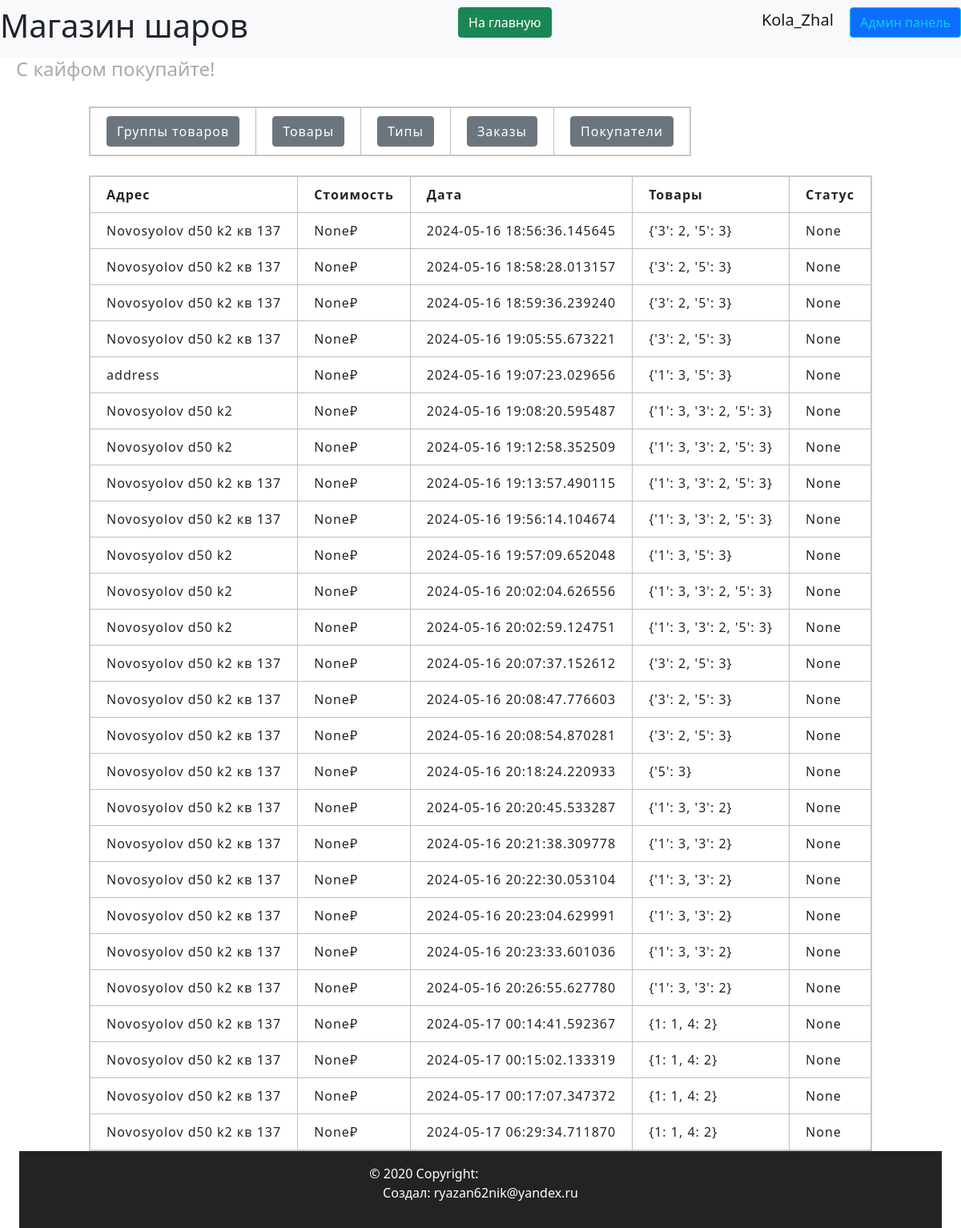
Page /admin/orders (signed in) on the earlier database version.
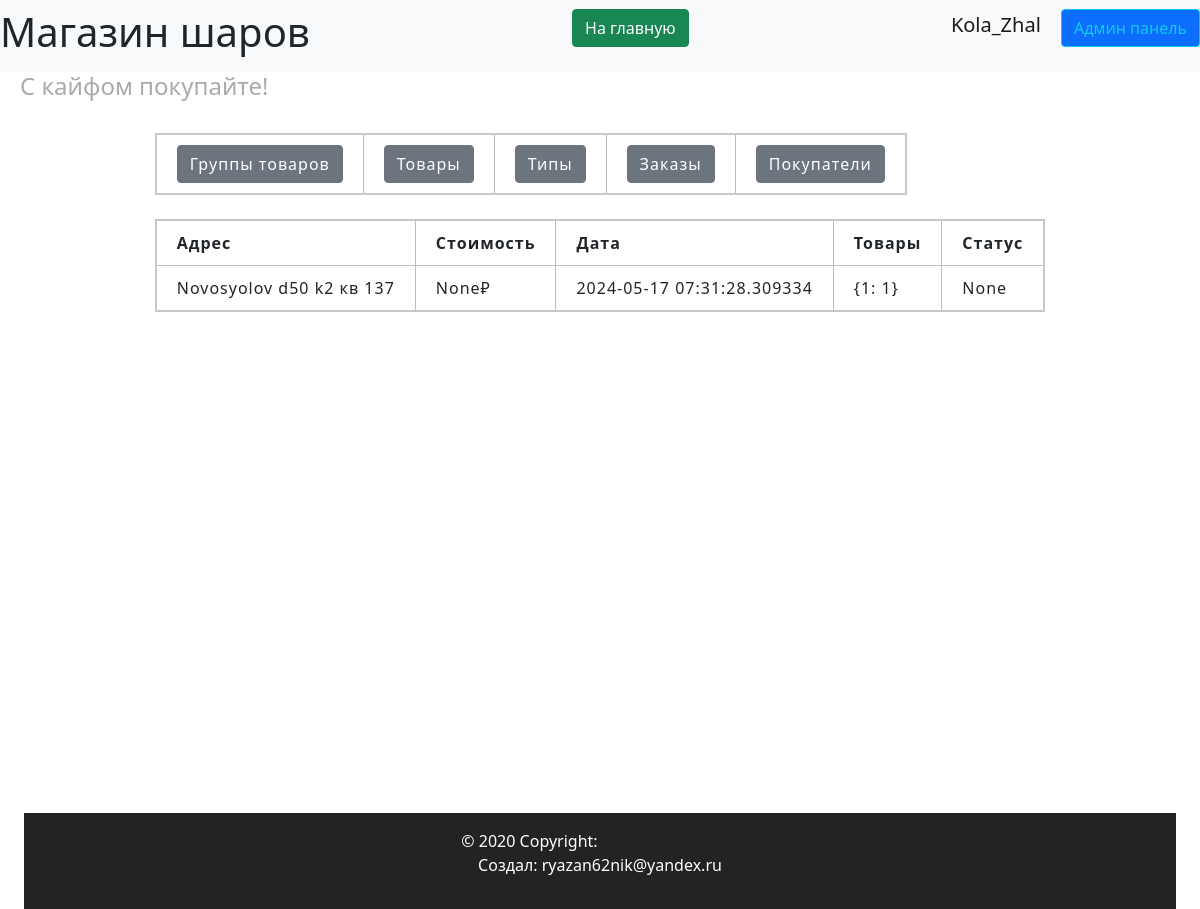
Same page on the later database version.
### data/users.py (models this page shows, shortened)
class User(SqlAlchemyBase, UserMixin, SerializerMixin):
    __tablename__ = 'users'
    id = sqlalchemy.Column(sqlalchemy.Integer,
                           primary_key=True, autoincrement=True)
    name = sqlalchemy.Column(sqlalchemy.String, nullable=True)
    tel = sqlalchemy.Column(sqlalchemy.String, nullable=True)
    email = sqlalchemy.Column(sqlalchemy.String,
                              index=True, unique=True, nullable=True)
    hashed_password = sqlalchemy.Column(sqlalchemy.String, nullable=True)
    created_date = sqlalchemy.Column(sqlalchemy.DateTime,
                                     default=datetime.datetime.now)
    basket = sqlalchemy.Column(sqlalchemy.String, default='{}')
    admin = sqlalchemy.Column(sqlalchemy.Boolean, default=False)
    tg_id = sqlalchemy.Column(sqlalchemy.String, nullable=True)
    confirmed = sqlalchemy.Column(sqlalchemy.Boolean, default=False)
    address = sqlalchemy.Column(sqlalchemy.String, nullable=True)
    orders = orm.relationship("Order", back_populates='user')

### data/orders.py (models this page shows)
class Order(SqlAlchemyBase):
    __tablename__ = 'orders'
    id = sqlalchemy.Column(sqlalchemy.Integer,
                           primary_key=True, autoincrement=True)
    address = sqlalchemy.Column(sqlalchemy.String, nullable=True)
    cost = sqlalchemy.Column(sqlalchemy.Integer, nullable=True)
    created_date = sqlalchemy.Column(sqlalchemy.DateTime,
                                     default=datetime.datetime.now)
    is_cost = sqlalchemy.Column(sqlalchemy.Boolean, default=False)
    content = sqlalchemy.Column(sqlalchemy.String)
    status = sqlalchemy.Column(sqlalchemy.String, nullable=True)
    data = sqlalchemy.Column(sqlalchemy.String, nullable=True)
    how_pay = sqlalchemy.Column(sqlalchemy.Integer, nullable=True)
    user_id = sqlalchemy.Column(sqlalchemy.Integer,
                                sqlalchemy.ForeignKey("users.id"))
    to_date = sqlalchemy.Column(sqlalchemy.DateTime,
                                nullable=True)
    user = orm.relationship('User')

### server.py (the view)
@app.route('/admin/orders', methods=['GET', 'POST'])
@login_required
def admin_orders():
    if current_user.admin:
        db_sess = db_session.create_session()
        orders = db_sess.query(Order).all()
        return render_template('pages/admin_orders.html', title='Админ панель',
                               orders=orders)

### data/db_session.py (called while the page is built)
def create_session() -> Session:
    global __factory
    return __factory()

### server.py (called while the page is built)
@login_manager.user_loader
def load_user(user_id):
    db_sess = db_session.create_session()
    return db_sess.query(User).get(user_id)

### templates/pages/admin_orders.html
{% extends "pages/base_admin.html" %}
{% block admincontent %}
<br>
<div>
    <table>
        <tr>
            <th>Адрес</th>
            <th>Стоимость</th>
            <th>Дата</th>
            <th>Товары</th>
            <th>Статус</th>
        </tr>
        {% for order in orders %}
        <tr>
            <td>{{ order.address }}</td>
            <td>{{ order.cost }}₽</td>
            <td>{{ order.created_date }}</td>
            <td>{{ order.content }}</td>
            <td>{{ order.status }}</td>
        </tr>
        {% endfor %}
    </table>
</div>
{% endblock %}

### templates/pages/base_admin.html
{% extends "base.html" %}
{% block content %}
<br>
<div>
    <table>
        <tr>
            <th><a href="/admin/productsgroups" class="btn btn-secondary">Группы товаров</a></th>
            <th><a href="/admin/products" class="btn btn-secondary">Товары</a></th>
            <th><a href="/admin/types" class="btn btn-secondary">Типы</a></th>
            <th><a href="/admin/orders" class="btn btn-secondary">Заказы</a></th>
            <th><a href="/admin/users" class="btn btn-secondary">Покупатели</a></th>
        </tr>
    </table>
</div>
<div>
    {% block admincontent %}{% endblock %}
</div>
{% endblock %}

### templates/base.html (shortened to what this page needs)
<!doctype html>
<html lang="ru">
<head>
    <link rel="stylesheet" href="{{ url_for('static', filename='css/bootstrap.min.css') }}">
    <link rel="stylesheet" href="{{ url_for('static', filename='css/header.css') }}">
    <link rel="stylesheet" href="{{ url_for('static', filename='css/footer.css') }}">
    <link rel="stylesheet" href="{{ url_for('static', filename='css/style.css') }}">
    <link rel="stylesheet" href="{{ url_for('static', filename='css/mystyle.css') }}">
</head>
<body>
{% include 'includes/header.html' %}
<div class="container">
    <main>
        {% block content %}
        {% endblock %}
    </main>
    {% include 'includes/footer.html' %}
</div>
</body>
</html>

### templates/includes/header.html
<header>
    <nav class="navbar navbar-light bg-light">
        <h1> Магазин шаров</h1>
        <p align="right">
            <a href="/index" class="btn btn-success"> На главную </a>
        </p>
        {% if current_user.is_authenticated %}
        <p align="right">
            <a class="navbar-brand" href="/logout">{{ current_user.name }}</a>
            {% if current_user.admin%}
            <a class="btn btn-primary btn btn-outline-info mr-2" href="/admin/products">Админ панель</a>
            {% endif %}
            {% else %}
        <p align="right">
            <a class="btn btn-primary " href="/register">Зарегистрироваться</a>
            <a class="btn btn-success" href="/login">Войти</a>
        </p>
        {% endif %}
    </nav>
    <h4 align="left">С кайфом покупайте!</h4>
</header>

### templates/includes/footer.html
<footer class="bg-body-tertiary text-center text-lg-start">
  <div class="text-center p-3">
    © 2020 Copyright:
    <a class="text-body" href="https://mdbootstrap.com/">MDBootstrap.com</a>
    <p>Создал: ryazan62nik@yandex.ru</p>
  </div>
</footer>

### static/css/header.css (style rules this page uses)
:root { --main-color: #0179FA; --second-color: white; }

### static/css/footer.css (style rules this page uses)
:root { --main-color: #111111; --second-color: white; }
footer { background-color: var(--main-color); }

### static/css/style.css (style rules this page uses)
:root { --main-color: #0179FA; --second-color: #ffffff; --thirdly_color: #629ee3; }
body { background-color: var(--second-color); }

### static/css/mystyle.css (style rules this page uses)
html { --firstly-color: white; --secondary-color: rgba(91, 82, 212, 0.837); --thirdly-color: rgb(99, 96, 105); --fourly-color: rgb(144, 182, 242); --black: rgb(35, 35, 35); --dark-blue: #12191D; --white: #FFFFFF; --green: #33FF00; --caribbean: #00E197; --light-green: #8EEF8C; --turquoise: #12EEFF; --pink: #F053D5; --red: #FE785A; --gray-900: #0C1114; --gray-700: #242A2C; --gray-650: #495257; --gray-600: #424B4F; --gray-500: #495257; --gray-300: #8D979E; --gray-200: #ACB4B9; --gray-150: #AEB6BB; --gray-100: #EEF1F3; --gray-50: #F6F8F9; }
h4 { padding-left: 20px; color: #aaaaaa; }
table { border-collapse: collapse; border: 2px solid rgb(200, 200, 200); letter-spacing: 1px; }
td, th { border: 1px solid rgb(190, 190, 190); padding: 10px 20px; }
footer { clear: both; padding: 0; background: var(--black); color: #FFFFFF; overflow: hidden; min-width: 100; }
.container { display: flex; flex-direction: column; min-height: 100vh; min-width: 98vw; justify-content: space-evenly; }
main { flex: 1; max-width: 98vw; justify-content: center; display: block; margin: 0 auto; text-align: left; }
body { margin: 0; padding: 0; text-align: center; }

Differences in the rows shown:
removed Order: address "Novosyolov d50 k2 кв 137", cost "None", created_date "2024-05-16 18:58:28.013157", content "{'3': 2, '5': 3}", status "None"
removed Order: address "Novosyolov d50 k2 кв 137", cost "None", created_date "2024-05-16 18:59:36.239240", content "{'3': 2, '5': 3}", status "None"
removed Order: address "Novosyolov d50 k2 кв 137", cost "None", created_date "2024-05-16 19:05:55.673221", content "{'3': 2, '5': 3}", status "None"
removed Order: address "address", cost "None", created_date "2024-05-16 19:07:23.029656", content "{'1': 3, '5': 3}", status "None"
removed Order: address "Novosyolov d50 k2", cost "None", created_date "2024-05-16 19:08:20.595487", content "{'1': 3, '3': 2, '5': 3}", status "None"
removed Order: address "Novosyolov d50 k2", cost "None", created_date "2024-05-16 19:12:58.352509", content "{'1': 3, '3': 2, '5': 3}", status "None"
removed Order: address "Novosyolov d50 k2 кв 137", cost "None", created_date "2024-05-16 19:13:57.490115", content "{'1': 3, '3': 2, '5': 3}", status "None"
removed Order: address "Novosyolov d50 k2 кв 137", cost "None", created_date "2024-05-16 19:56:14.104674", content "{'1': 3, '3': 2, '5': 3}", status "None"
removed Order: address "Novosyolov d50 k2", cost "None", created_date "2024-05-16 19:57:09.652048", content "{'1': 3, '5': 3}", status "None"
removed Order: address "Novosyolov d50 k2", cost "None", created_date "2024-05-16 20:02:04.626556", content "{'1': 3, '3': 2, '5': 3}", status "None"
removed Order: address "Novosyolov d50 k2", cost "None", created_date "2024-05-16 20:02:59.124751", content "{'1': 3, '3': 2, '5': 3}", status "None"
removed Order: address "Novosyolov d50 k2 кв 137", cost "None", created_date "2024-05-16 20:07:37.152612", content "{'3': 2, '5': 3}", status "None"
removed Order: address "Novosyolov d50 k2 кв 137", cost "None", created_date "2024-05-16 20:08:47.776603", content "{'3': 2, '5': 3}", status "None"
removed Order: address "Novosyolov d50 k2 кв 137", cost "None", created_date "2024-05-16 20:08:54.870281", content "{'3': 2, '5': 3}", status "None"
removed Order: address "Novosyolov d50 k2 кв 137", cost "None", created_date "2024-05-16 20:18:24.220933", content "{'5': 3}", status "None"
removed Order: address "Novosyolov d50 k2 кв 137", cost "None", created_date "2024-05-16 20:20:45.533287", content "{'1': 3, '3': 2}", status "None"
removed Order: address "Novosyolov d50 k2 кв 137", cost "None", created_date "2024-05-16 20:21:38.309778", content "{'1': 3, '3': 2}", status "None"
removed Order: address "Novosyolov d50 k2 кв 137", cost "None", created_date "2024-05-16 20:22:30.053104", content "{'1': 3, '3': 2}", status "None"
removed Order: address "Novosyolov d50 k2 кв 137", cost "None", created_date "2024-05-16 20:23:04.629991", content "{'1': 3, '3': 2}", status "None"
removed Order: address "Novosyolov d50 k2 кв 137", cost "None", created_date "2024-05-16 20:23:33.601036", content "{'1': 3, '3': 2}", status "None"
removed Order: address "Novosyolov d50 k2 кв 137", cost "None", created_date "2024-05-16 20:26:55.627780", content "{'1': 3, '3': 2}", status "None"
removed Order: address "Novosyolov d50 k2 кв 137", cost "None", created_date "2024-05-17 00:14:41.592367", content "{1: 1, 4: 2}", status "None"
removed Order: address "Novosyolov d50 k2 кв 137", cost "None", created_date "2024-05-17 00:15:02.133319", content "{1: 1, 4: 2}", status "None"
removed Order: address "Novosyolov d50 k2 кв 137", cost "None", created_date "2024-05-17 00:17:07.347372", content "{1: 1, 4: 2}", status "None"
removed Order: address "Novosyolov d50 k2 кв 137", cost "None", created_date "2024-05-17 06:29:34.711870", content "{1: 1, 4: 2}", status "None"
changed Order "Novosyolov d50 k2 кв 137": created_date "2024-05-16 18:56:36.145645" → "2024-05-17 07:31:28.309334"; content "{'3': 2, '5': 3}" → "{1: 1}"
